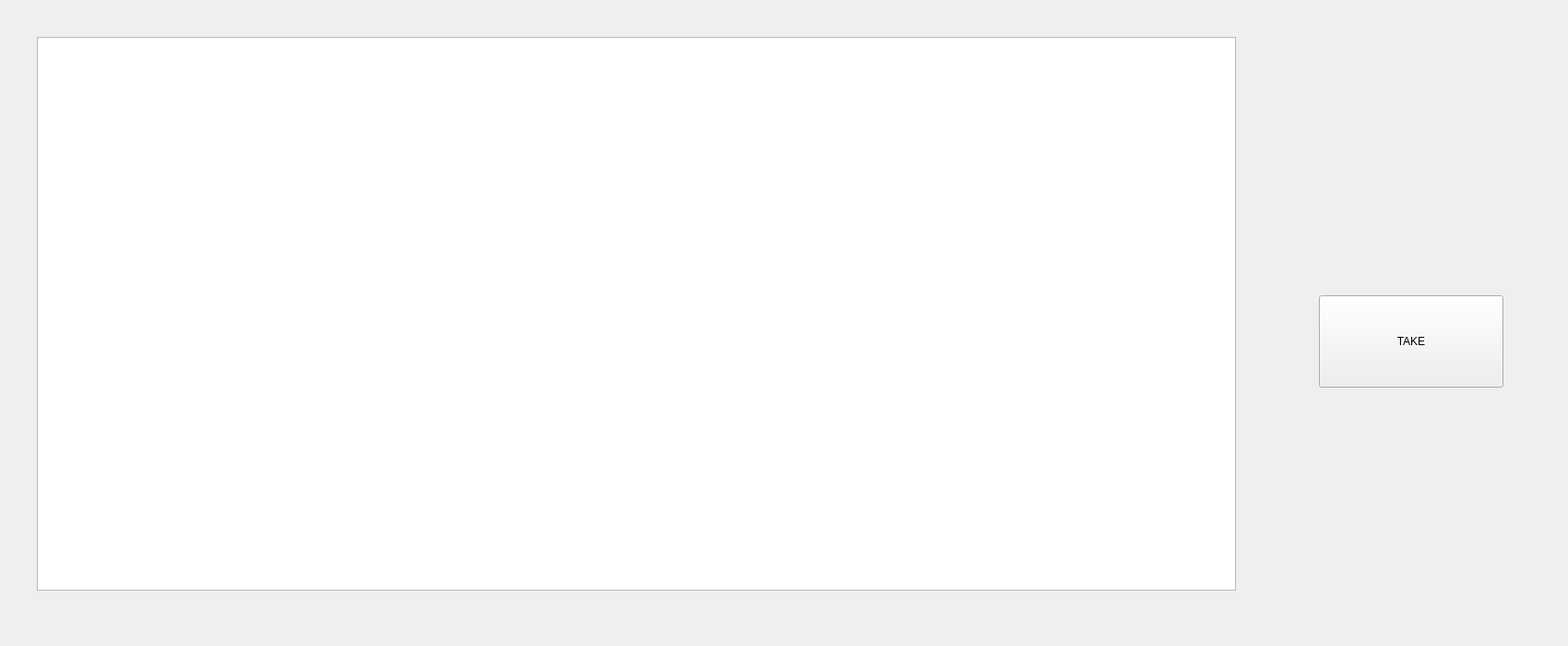
<?xml version="1.0" encoding="UTF-8"?>
<ui version="4.0">
 <class>registerpage</class>
 <widget class="QWidget" name="registerpage">
  <property name="geometry">
   <rect>
    <x>0</x>
    <y>0</y>
    <width>1700</width>
    <height>700</height>
   </rect>
  </property>
  <property name="windowTitle">
   <string>Form</string>
  </property>
  <widget class="QTableView" name="tableView">
   <property name="geometry">
    <rect>
     <x>40</x>
     <y>40</y>
     <width>1300</width>
     <height>600</height>
    </rect>
   </property>
   <property name="maximumSize">
    <size>
     <width>1500</width>
     <height>1000</height>
    </size>
   </property>
  </widget>
  <widget class="QPushButton" name="pushButton">
   <property name="geometry">
    <rect>
     <x>1430</x>
     <y>320</y>
     <width>200</width>
     <height>100</height>
    </rect>
   </property>
   <property name="text">
    <string>TAKE</string>
   </property>
  </widget>
 </widget>
 <resources/>
 <connections/>
</ui>
